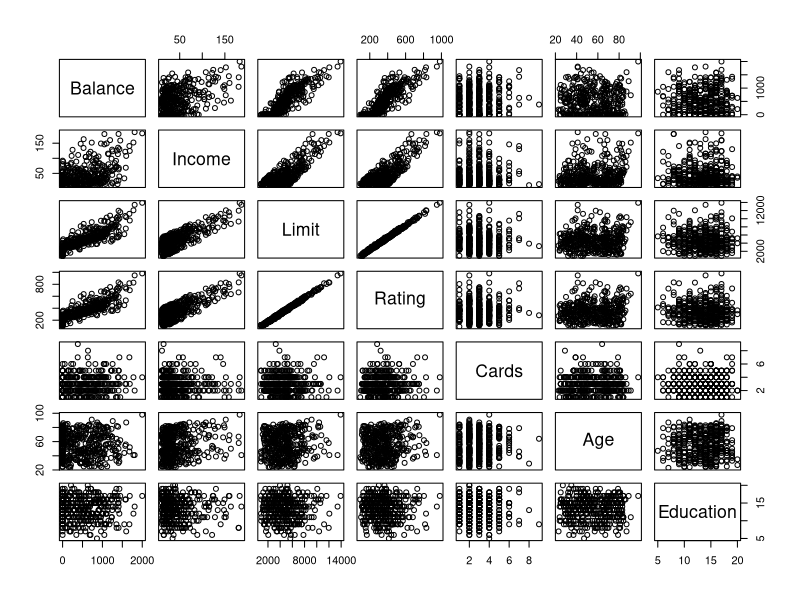
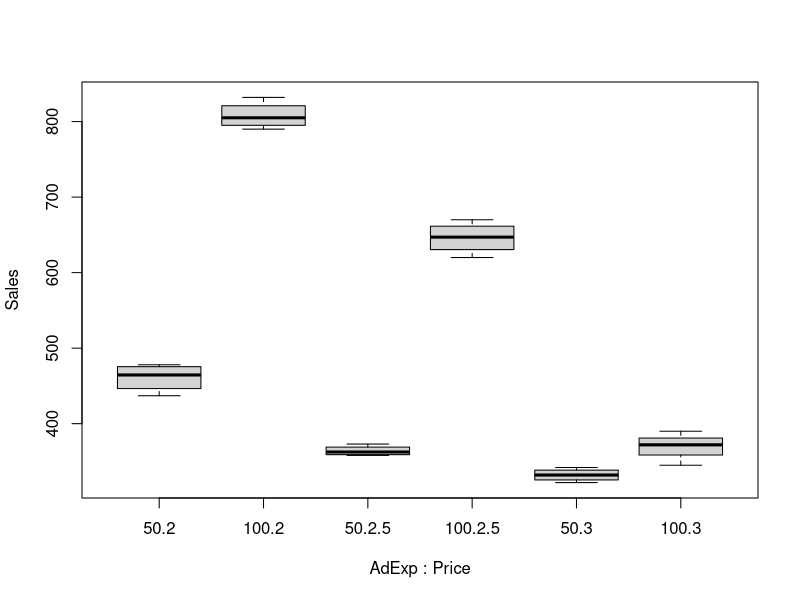

Here is the R script that generated these plots, in order:
# 제 12장 다중회귀분석 

# R 예제: 회귀분석

Credit.data <- read.csv("Credit.csv")
head(Credit.data)
pairs(~Balance+Income+Limit+Rating+Cards+Age+Education, data=Credit.data)

reg.fit= lm(Balance ~ ., data=Credit.data) # 다중회귀분석 
summary(reg.fit) # 회귀분석 요약 
coefficients(reg.fit) # 모델의 계수
confint(reg.fit, level=0.95) # 모델 매개변수의 신뢰구간 
fitted(reg.fit) # 예측값
residuals(reg.fit) # 잔차
Cov=vcov(reg.fit); Cov # 분산-공분산 행렬 
cov2cor(Cov)   # 상관관계 행렬
influence(reg.fit) # regression diagnostics

anova(reg.fit) # 분산분석


# R 예제: 범주형 없는 회귀분석

head(mtcars)
reg.fit= lm(mpg ~ drat, data=mtcars) # 회귀분석 
summary(reg.fit)  # 회귀분석 요약

# R 예제: 범주형 있는 회귀분석

reg.fit= lm(mpg ~ drat+vs, data=mtcars) # 회귀분석 
summary(reg.fit)  # 회귀분석 요약


# R 예제: 교호작용 회귀분석

sales.data <- read.csv("sales.csv", header=TRUE)
head(sales.data)
boxplot(Sales ~ AdExp+Price, data=sales.data)


# R 예제: 교호작용 없는 회귀분석

reg.fit <- lm(Sales ~ Price + AdExp, data=sales.data) # 교호작용 없는 회귀분석 
summary(reg.fit)  # 회귀분석 요약

# R 예제: 교호작용 있는 회귀분석

reg.fit2 <- lm(Sales ~ Price*AdExp, data=sales.data) # 교호작용 있는 회귀분석 
summary(reg.fit2)  # 회귀분석 요약
